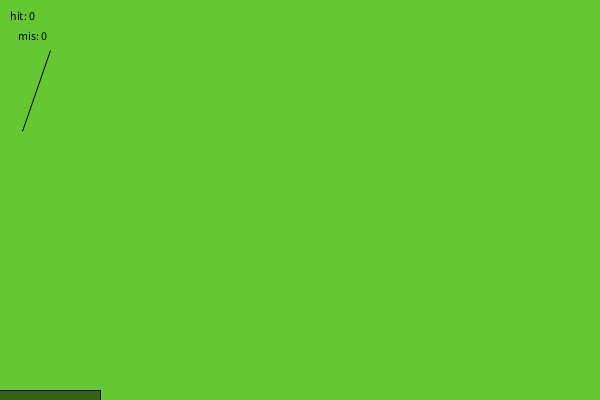
Frame 1 (no input)
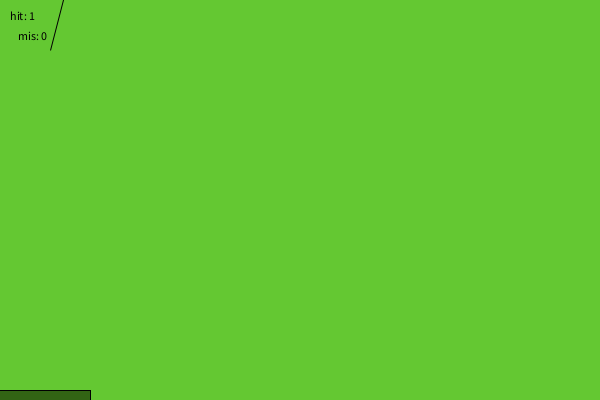
Frame 60 (the mouse pressed at the canvas centre just before this capture)
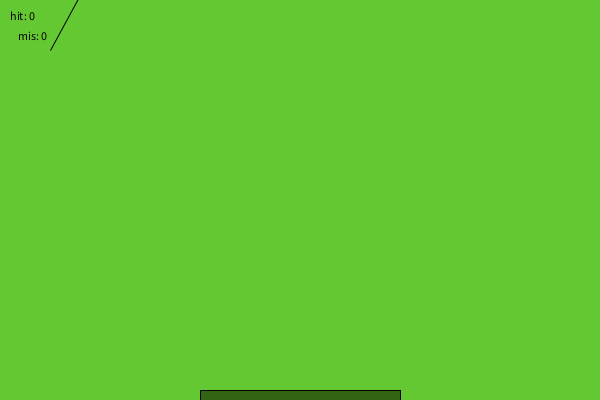
Frame 120 (the mouse held since frame 60 and released just before this capture)

The Processing sketch that drew these frames (run headless with seeded random() and noise(); from frame 60 on, the mouse is pressed at the canvas centre):

// Processing sketch: maksim_game_from_max
// ── maksim_game_from_max.pde
float ballX = 20;
float ballY = 100;
float speedX = 2;
float speedY = 30;
int hit = 0;
int mis = 0;
void setup() {size(600,400);}
void draw() {
  if(mousePressed) {hit = 0; mis = 0;}
  float paddle = 1000/ (hit+10);
  if(ballX < 0 || ballX > width) speedX = -speedX;
  if(ballY > height) {speedY = -speedY;float distance = abs(mouseX - ballX);if (distance < paddle) hit += 1;else mis += 1;}
  else speedY += 1;
  ballX += speedX;
  ballY += speedY;
  background(100,200,50);
  fill(200,100,50);
  triangle(ballX,ballY,50,50, 50, 50);
  fill(50,100,20);
  rect(mouseX-paddle,height-10,2*paddle,30);
fill (0);
text ("hit: " + hit, 10, 20);
text ("mis: " + mis, 18, 40);
}
